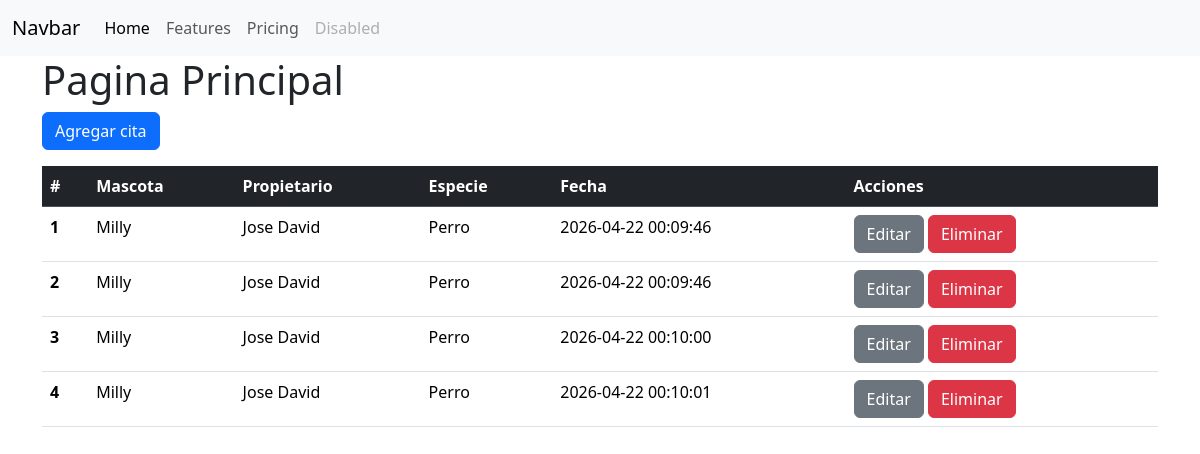
Before: / with the older database file.
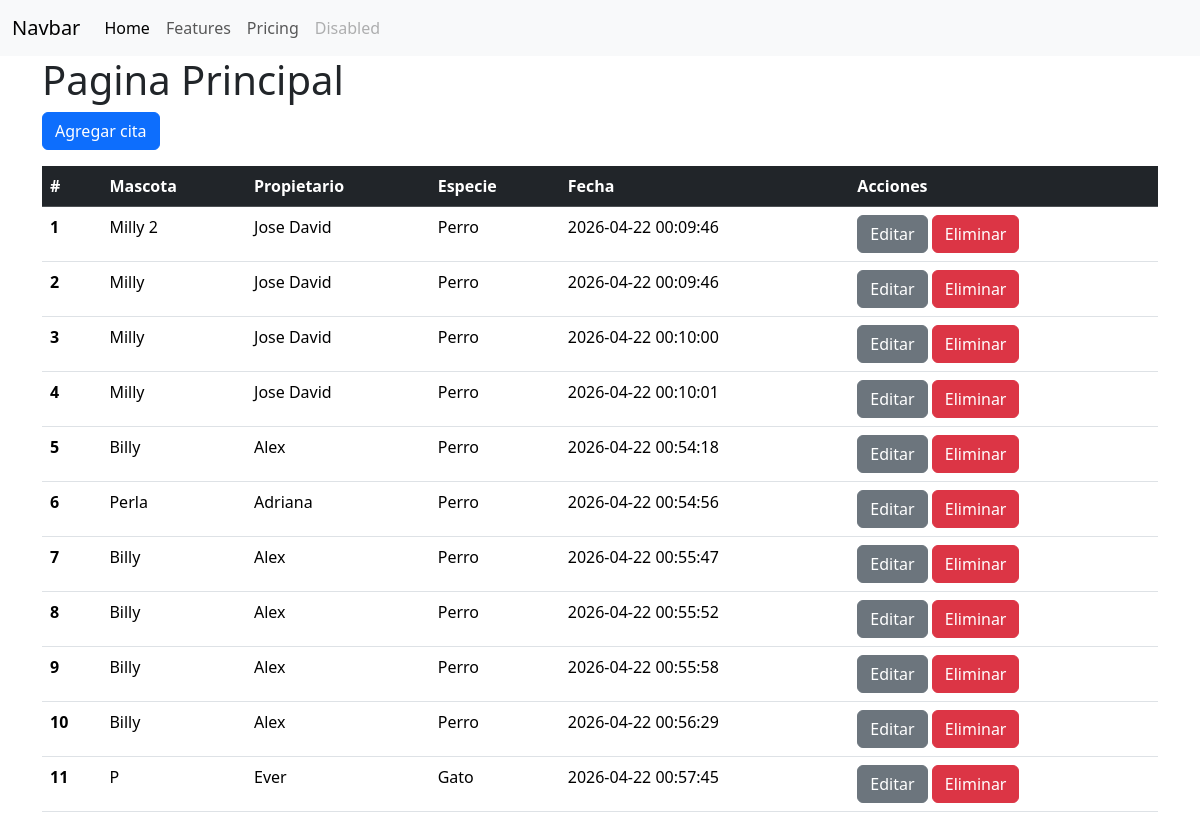
After: the same page with the newer database file.
### tables this page shows
CREATE TABLE pacientes(
            id INTEGER PRIMARY KEY AUTOINCREMENT,
            mascota TEXT NOT NULL,
            propietario TEXT NOT NULL,
            especie TEXT,
            fecha DATETIME DEFAULT CURRENT_TIMESTAMP
        );

### app.py (the view)
@app.route('/')
def index():
    conn = sqlite3.connect("citas.db")
    cursor = conn.cursor()
    cursor.row_factory = sqlite3.Row
    cursor.execute("""
    SELECT * FROM pacientes
""")
    pacientes=cursor.fetchall()
    conn.commit()
    conn.close()
    return render_template("index.html",pacientes=pacientes)

### templates/index.html (shortened to what this page needs)
{%extends "base.html"%}
{%block content%}
<h1>Pagina Principal</h1>
<a href="/agendar" class="btn btn-primary mb-3">Agregar cita</a>
<table class="table">
    <thead class="table-dark">
        <tr>
            <th scope="col">#</th>
            <th scope="col">Mascota</th>
            <th scope="col">Propietario</th>
            <th scope="col">Especie</th>
            <th scope="col">Fecha</th>
            <th scope="col">Acciones</th>
        </tr>
    </thead>
    {%for paciente in pacientes%}
    <tbody class="mb-1">
        <tr>
            <th scope="row">{{paciente.id}}</th>
            <td>{{paciente.mascota}}</td>
            <td>{{paciente.propietario}}</td>
            <td>{{paciente.especie}}</td>
            <td>{{paciente.fecha}}</td>
            <td>
                <a href="/editar/{{paciente.id}}" class="btn btn-secondary">Editar</a>
                <a href="" class="btn btn-danger">Eliminar</a>
            </td>
        </tr>
    </tbody>
    {%endfor%}
</table>
{%endblock%}

### templates/base.html (shortened to what this page needs)
<!DOCTYPE html>
<html lang="en">
<head>
    <link href="https://cdn.jsdelivr.net/npm/bootstrap@5.3.8/dist/css/bootstrap.min.css" rel="stylesheet">
</head>
<body>
    <nav class="navbar navbar-expand-lg bg-body-tertiary">
        <div class="container-fluid">
            <a class="navbar-brand" href="#">Navbar</a>
            <div class="collapse navbar-collapse" id="navbarNav">
                <ul class="navbar-nav">
                    <li class="nav-item">
                        <a class="nav-link active" aria-current="page" href="#">Home</a>
                    </li>
                    <li class="nav-item">
                        <a class="nav-link" href="#">Features</a>
                    </li>
                    <li class="nav-item">
                        <a class="nav-link" href="#">Pricing</a>
                    </li>
                    <li class="nav-item">
                        <a class="nav-link disabled" aria-disabled="true">Disabled</a>
                    </li>
                </ul>
            </div>
        </div>
    </nav>
    <div class="container">
    {%block content%}
    {%endblock%}
    </div>
</body>
</html>

Changed rows visible on the page:
changed pacientes id 1: mascota "Milly" → "Milly 2"
added pacientes: id "5", mascota "Billy", propietario "Alex", especie "Perro", fecha "2026-04-22 00:54:18"
added pacientes: id "6", mascota "Perla", propietario "Adriana", especie "Perro", fecha "2026-04-22 00:54:56"
added pacientes: id "7", mascota "Billy", propietario "Alex", especie "Perro", fecha "2026-04-22 00:55:47"
added pacientes: id "8", mascota "Billy", propietario "Alex", especie "Perro", fecha "2026-04-22 00:55:52"
added pacientes: id "9", mascota "Billy", propietario "Alex", especie "Perro", fecha "2026-04-22 00:55:58"
added pacientes: id "10", mascota "Billy", propietario "Alex", especie "Perro", fecha "2026-04-22 00:56:29"
added pacientes: id "11", mascota "P", propietario "Ever", especie "Gato", fecha "2026-04-22 00:57:45"
